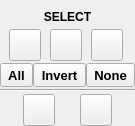
<?xml version="1.0" encoding="UTF-8"?>
<ui version="4.0">
 <class>SelectOptionsWidget</class>
 <widget class="QWidget" name="SelectOptionsWidget">
  <property name="geometry">
   <rect>
    <x>0</x>
    <y>0</y>
    <width>124</width>
    <height>126</height>
   </rect>
  </property>
  <property name="sizePolicy">
   <sizepolicy hsizetype="Fixed" vsizetype="Fixed">
    <horstretch>0</horstretch>
    <verstretch>0</verstretch>
   </sizepolicy>
  </property>
  <property name="windowTitle">
   <string>Form</string>
  </property>
  <layout class="QVBoxLayout" name="verticalLayout">
   <property name="spacing">
    <number>2</number>
   </property>
   <property name="leftMargin">
    <number>0</number>
   </property>
   <property name="topMargin">
    <number>6</number>
   </property>
   <property name="rightMargin">
    <number>0</number>
   </property>
   <property name="bottomMargin">
    <number>0</number>
   </property>
   <item>
    <widget class="QLabel" name="title_lbl">
     <property name="font">
      <font>
       <pointsize>9</pointsize>
       <bold>true</bold>
      </font>
     </property>
     <property name="text">
      <string>SELECT</string>
     </property>
     <property name="alignment">
      <set>Qt::AlignCenter</set>
     </property>
     <property name="margin">
      <number>3</number>
     </property>
    </widget>
   </item>
   <item>
    <layout class="QHBoxLayout" name="select_move_layout">
     <property name="spacing">
      <number>0</number>
     </property>
     <item>
      <widget class="schrodinger::sketcher::ModularToolButton" name="select_btn">
       <property name="maximumSize">
        <size>
         <width>32</width>
         <height>32</height>
        </size>
       </property>
       <property name="iconSize">
        <size>
         <width>32</width>
         <height>32</height>
        </size>
       </property>
       <property name="checkable">
        <bool>true</bool>
       </property>
       <property name="popupMode">
        <enum>QToolButton::DelayedPopup</enum>
       </property>
       <attribute name="buttonGroup">
        <string notr="true">select_move_group</string>
       </attribute>
      </widget>
     </item>
     <item>
      <widget class="QToolButton" name="select_square_btn">
       <property name="maximumSize">
        <size>
         <width>32</width>
         <height>32</height>
        </size>
       </property>
       <property name="icon">
        <iconset resource="../sketcher.qrc">
         <normaloff>:/icons/select_square.svg</normaloff>
         <disabledoff>:/icons/select_square_dis.svg</disabledoff>:/icons/select_square.svg</iconset>
       </property>
       <property name="iconSize">
        <size>
         <width>32</width>
         <height>32</height>
        </size>
       </property>
      </widget>
     </item>
     <item>
      <widget class="QToolButton" name="select_lasso_btn">
       <property name="maximumSize">
        <size>
         <width>32</width>
         <height>32</height>
        </size>
       </property>
       <property name="icon">
        <iconset resource="../sketcher.qrc">
         <normaloff>:/icons/select_lasso.svg</normaloff>
         <disabledoff>:/icons/select_lasso_dis.svg</disabledoff>:/icons/select_lasso.svg</iconset>
       </property>
       <property name="iconSize">
        <size>
         <width>32</width>
         <height>32</height>
        </size>
       </property>
      </widget>
     </item>
    </layout>
   </item>
   <item>
    <layout class="QHBoxLayout" name="clear_delete_layout">
     <property name="spacing">
      <number>0</number>
     </property>
     <item>
      <widget class="QToolButton" name="select_all_btn">
       <property name="minimumSize">
        <size>
         <width>0</width>
         <height>24</height>
        </size>
       </property>
       <property name="font">
        <font>
         <pointsize>10</pointsize>
         <bold>true</bold>
        </font>
       </property>
       <property name="toolTip">
        <string>Select all</string>
       </property>
       <property name="text">
        <string>All</string>
       </property>
      </widget>
     </item>
     <item>
      <widget class="QToolButton" name="invert_selection_btn">
       <property name="minimumSize">
        <size>
         <width>0</width>
         <height>24</height>
        </size>
       </property>
       <property name="font">
        <font>
         <pointsize>10</pointsize>
         <bold>true</bold>
        </font>
       </property>
       <property name="toolTip">
        <string>Delete selected structure</string>
       </property>
       <property name="text">
        <string>Invert</string>
       </property>
      </widget>
     </item>
     <item>
      <widget class="QToolButton" name="clear_selection_btn">
       <property name="minimumSize">
        <size>
         <width>0</width>
         <height>24</height>
        </size>
       </property>
       <property name="font">
        <font>
         <pointsize>10</pointsize>
         <bold>true</bold>
        </font>
       </property>
       <property name="toolTip">
        <string>Clear selection</string>
       </property>
       <property name="text">
        <string>None</string>
       </property>
      </widget>
     </item>
    </layout>
   </item>
   <item>
    <widget class="Line" name="line">
     <property name="orientation">
      <enum>Qt::Horizontal</enum>
     </property>
    </widget>
   </item>
   <item>
    <layout class="QHBoxLayout" name="horizontalLayout">
     <item>
      <widget class="QToolButton" name="move_rotate_btn">
       <property name="maximumSize">
        <size>
         <width>32</width>
         <height>32</height>
        </size>
       </property>
       <property name="toolTip">
        <string>Rotate and translate structure</string>
       </property>
       <property name="icon">
        <iconset resource="../sketcher.qrc">
         <normaloff>:/icons/select_move_rotate.svg</normaloff>
         <disabledoff>:/icons/select_move_rotate_dis.svg</disabledoff>:/icons/select_move_rotate.svg</iconset>
       </property>
       <property name="iconSize">
        <size>
         <width>32</width>
         <height>32</height>
        </size>
       </property>
       <property name="checkable">
        <bool>true</bool>
       </property>
       <attribute name="buttonGroup">
        <string notr="true">select_move_group</string>
       </attribute>
      </widget>
     </item>
     <item>
      <widget class="QToolButton" name="erase_btn">
       <property name="maximumSize">
        <size>
         <width>32</width>
         <height>32</height>
        </size>
       </property>
       <property name="toolTip">
        <string>Erase</string>
       </property>
       <property name="icon">
        <iconset resource="../sketcher.qrc">
         <normaloff>:/icons/mode_erase.svg</normaloff>
         <disabledoff>:/icons/mode_erase_dis.svg</disabledoff>:/icons/mode_erase.svg</iconset>
       </property>
       <property name="iconSize">
        <size>
         <width>32</width>
         <height>32</height>
        </size>
       </property>
       <property name="checkable">
        <bool>true</bool>
       </property>
      </widget>
     </item>
    </layout>
   </item>
  </layout>
 </widget>
 <customwidgets>
  <customwidget>
   <class>schrodinger::sketcher::ModularToolButton</class>
   <extends>QToolButton</extends>
   <header>schrodinger/sketcher/modular_tool_button.h</header>
  </customwidget>
 </customwidgets>
 <resources>
  <include location="../sketcher.qrc"/>
 </resources>
 <connections/>
 <buttongroups>
  <buttongroup name="select_move_group"/>
 </buttongroups>
</ui>
